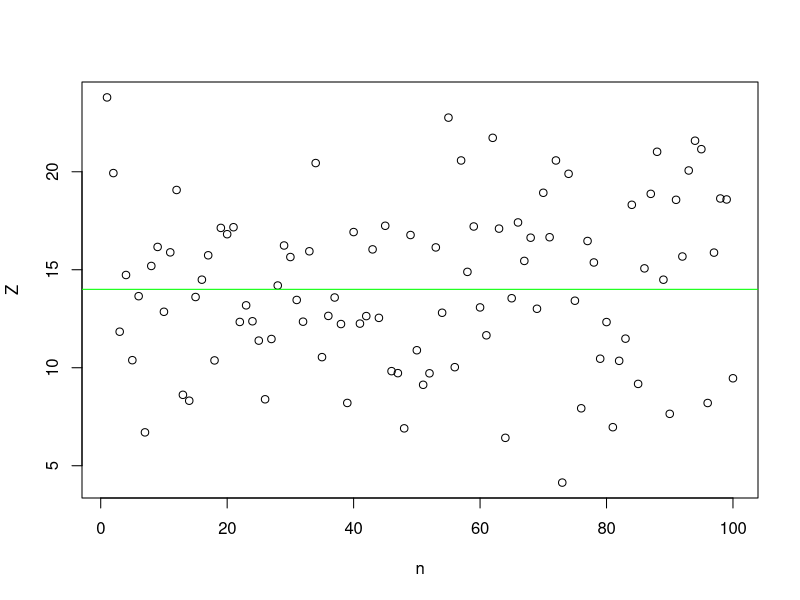
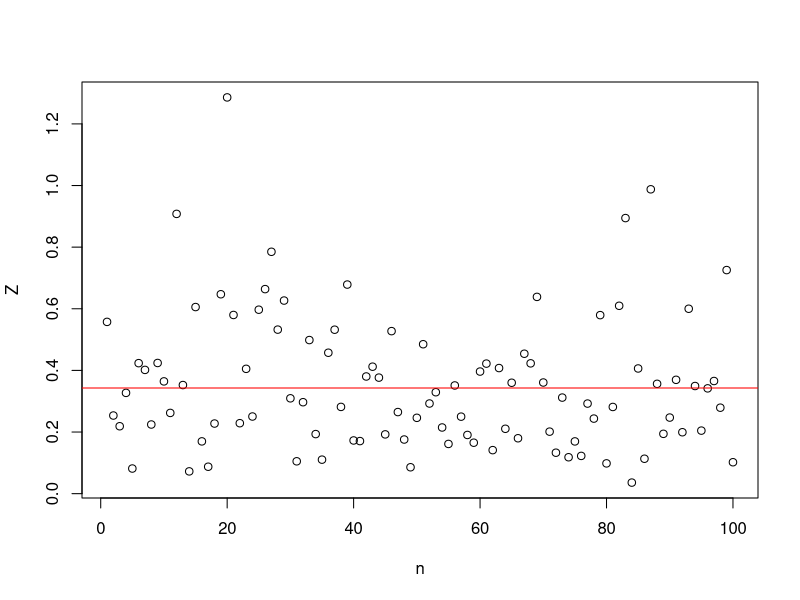
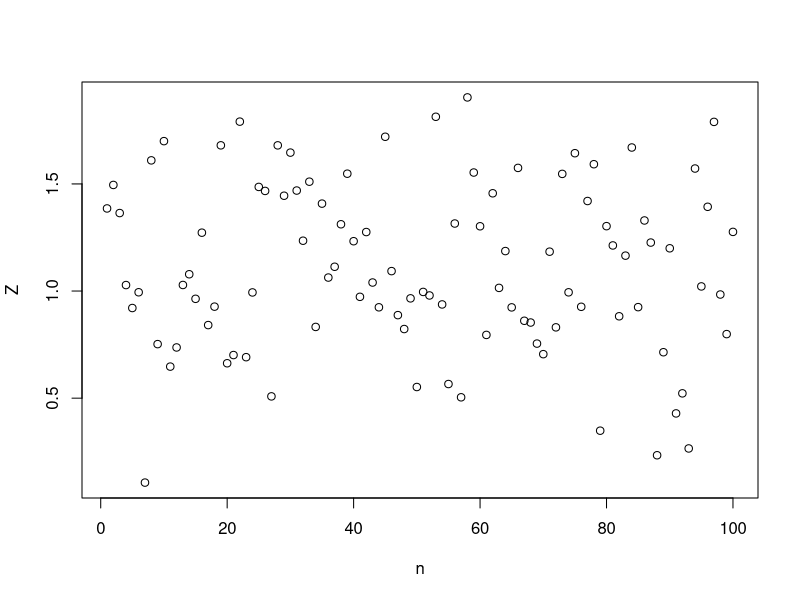

The R script that drew these images, in order: (Note: this script raises an error after producing the figures.)
# TP 3
#Salah Zakaria OUAICHOUCHE
#Groupe3
#1 Simuler une somme de variables aléatoires indépendantes

#Q1
Unif <-function(N,a,b){
  runif(N,a,b)
}

#Q2
Norm<-function(N,mu,sd){
  rnorm(N,mu,sd)
}
Norm(10,0,1)#pour la loi normale centre a 0 et reduite a 1

# Q3
SommeUnifNorm <- function(N,a,b,mu,sd) {
  X=Unif(N,a,b) 
  Y=Norm(N,mu,sd) 
  Z=X+Y
  return(Z)
}
N = 100
Z=SommeUnifNorm(N,5,7,8,4)
n = seq(1,N,by=1)
plot(n, Z)
abline(h=1/2*(5+7)+8,col="green")
# Q4
#Esperance
#E(Z)=E(X+Y)=E(X)+E(Y)
#1/2(b+a)+mu =14
# comment calculer la variance de V(X+Y)
#Variance 
mean(Z)#Esperance 
sd(Z)#Variance


#Autres cas
#1 lois exponentielles
Expo <-function(N,a){
  rexp(N,a)
}

SommeExpo <- function(N,mu,alpha) {
  X=Expo(N,mu) 
  Y=Expo(N,alpha) 
  Z=X+Y
  return(Z)
}
N = 100
Z=SommeExpo(N,5,7)
n = seq(1,N,by=1)
plot(n, Z)##à verifie
abline(h=1/5+1/7,col="red")
#Esperance
#E(Z)=E(X+Y)=E(X)+E(Y)
#1/mu+1/alpha =0.3
# comment calculer la variance de V(X+Y)
#Variance 
mean(Z)#Esperance 
sd(Z)#Variance

#2 loi uniforme sur [a, b]
Unif <-function(N,a,b){
  runif(N,a,b)
}

SommeUnif <- function(N,a,b) {
  X=Unif(N,a,b) 
  Y=Unif(N,a,b) 
  Z=X+Y
  return(Z)
}
N = 100
Z=SommeUnif(N,0,1)
n = seq(1,N,by=1)
plot(n, Z)##à verifie
abline(h=1/2*(a+b)+1/2*(a+b),col="green")
#Esperance
#E(Z)=E(X+Y)=E(X)+E(Y)
#1/mu+1/alpha =1
# comment calculer la variance de V(X+Y)
#Variance 
mean(Z)#Esperance 
sd(Z)#Variance

#3fonction SommeLUnif(N, L, a, b)
SommeLUnif <- function(N, L, a, b){
  Z=0
  for(i in 1:L){
    Z=Z+Unif(N,a,b)
  }
  return(Z)
}
N = 100
L= 50
Z=SommeLUnif(N,L,0,1)
n = seq(1,N,by=1)
plot(n, Z)
abline(h=1/2*(0+1)*(L),col="green")
mean(Z)#Esperance 
sd(Z)#Variance

#!!! comment écrire le main / voir dico
hist(Z, freq = FALSE,main="Somme de L variable aléatoires simulés N fois", xlab="Valeurs prises par les simulations", ylab="Fréquence absolue")
#!!! dessiner la moyenne
#2 Simuler une loi uniforme sur un rectangle et sur un disque
#Dans un rectangle
unif <- function(a,b,c,d){
  return(matrix(c(runif(1,a,b),runif(1,c,d)),1,2))
}
x=unif(1,2,3,4)
x
plot(x[,1],x[,2])
Nunif <- function(N,a,b,c,d){
  return(matrix(c(runif(N,a,b),runif(N,c,d)),N,2))
}
y=Nunif(100,1,2,3,4)
y
plot(y[,1],y[,2])



#Dans un disque
distance<-function(x,y){
  return(sqrt(x**2+y**2))
}
Ndisque<-function(N,r){
  cpt = 0
  matrice = matrix(0,N,2)
  while(cpt<N){
    point = unif(-r,r,-r,r)
    x = point[1,1]
    y= point[1,2]
    if(distance(x,y)<=r){
      matrice[cpt,1] = x
      matrice[cpt,2] = y
      cpt= cpt+1
    }
    
    
  }
  final = matrix(matrice,2,N,TRUE)
  return(matrice)
}
N = 10000
m = Ndisque(N,1)
plot(m[,1],m[,2],main="tirer N points aléatoirement dans un disque centré en (0, 0) de rayon 1", xlab="X Abscisse", ylab="Y ordonnée")
#comment faire un "append" sur une matrice???? pas possible
#2
d = distance(m[,1],m[,2])  
moy = mean(d)
hist(d, freq = FALSE)
curve(2*x, add= TRUE,col="green")
# la loi de  la variable d n'est pas umiforme 
# la loi optenue nous donnela fonction de densite est  2*x (la loi admet pour fonction de densité de proba la fonction defini par f(x)=2x, si x appartient à [0,r] 0 sinon
# la loi de la distance au centre n'est pas une loi usuelle
# la fonction de repartition P(x<=X)
# l'histogramme nous donne l'allure de la fonction de densité
# ici on une fonction linéaine entre [0,1] de la forme y = ax avec a = 2

#3 Méthode de Monte-Carlo
#Exercice1
distance2points = function(x1,x2,y1,y2){
  return(sqrt((x2-x1)^2+(y2-y1)^2))
}
N = 4
dis = c()
points = Nunif(N,0,1,0,1)
cpt = 0
for(i in 1:(N-1)){
  for(j in (i+1):N){
    cpt = cpt+1
    x1 = points[i,1]
    y1 = points[i,2]
    x2 = points[j,1]
    y2 = points[j,2]
    distance = sqrt((x2-x1)^2+(y2-y1)^2)
    dis = append(dis, distance)
  }
}
moy = sum(dis)/cpt 
#moy1 = mean(dis)


#Exercice2
Cnorm<-function(N){
#N=10
Nnorm=rnorm(N,0,1)
f = exp(Nnorm)-1
for (i in 1:N){
  f[i]=max(f[i],0)
}
C=mean(f)
return(C)
}
Cnorm(10000)

#4 Des serpents et des échelles
#question1
destination=c(1:100)
destination[4]=14
destination[8]=31
destination[20]=38
destination[28]=84
destination[40]=59
destination[51]=67
destination[63]=81
destination[71]=91
destination[17]=7
destination[54]=34
destination[62]=19
destination[64]=60
destination[93]=73
destination[95]=75
destination[99]=78

#question2
#parce qu'on doit pas dépasser le 100 pour cloire la partie

#question3
jeu <- function (depart){
  cpt=0
  if (1<=depart && depart<=100){
    while(depart<100){
      de = sample(1:6)[1]
      #print(de)
      depart = depart + de
      depart = min(depart,100)
      depart = destination[depart]
      cpt = cpt +1
    }
    return(cpt)
 }
}
jeu(1)

#question4
TempsMoyen <- function(N,start){
  tm = c()
  for (i in 1:N) {
    tm = append(tm, jeu(start))
  }
  return(sum(tm)/N)
}
#question5
TempsMoyen(10000,1)

#question6
v = c()
for (i in 1:6){
  v = append(v,TempsMoyen(10000,1+i))
}
v
min(v)
match(min(v),v)

#exemple d'execution 
#[1] 31.3014 31.2653 31.4109 31.4419 31.2766 30.7124
#> min(v)
#[1] 30.7124
#> match(min(v),v)
#[1] 6
#donc on peut dire que  si Le joueur commence à la case 1,
#le meilleur coup de dé qu’il puisse faire c'est le 6.
#Oui c'etait previsible par ce que c'etait la valeur max qu'on peut avoir

#question7

v = c()
for (i in 1:6){
  depart = 18+i
  print(depart)
  v = append(v,TempsMoyen(10000,depart))
}
v
match(min(v),v)
#exemple d'execution
#[1] 19
#[1] 20
#[1] 21
#[1] 22
#[1] 23
#[1] 24
#> v
#[1] 27.2539 27.1220 26.9337 25.2721 25.9722 26.0319
#> match(min(v),v)
#[1] 4
#donc on peut dire que  si Le joueur est à la case 18,
#le meilleur coup de dé qu’il puisse faire c'est le 4.

#question8
#à revoir avec la prof

#question 9
start=1
tm = c()
for (i in 1:N) {
  tm = append(tm, jeu(start))
}
#
min(tm)
x = sum(tm==7)/10000
x
v=c(1,1,1,2,3,3,2)
y = sum(v==1)
y

#Une erreur de ma part, la question 8 demande ce qu'il fallait faire pour être plus rigoureux aux questions 6 et 7 (et non 5 et 6). Ici, on a des temps moyen... mais nous n'avons aucune info sur l'écart-type.... on n'est pas à l'abri d'une erreur à cause des fluctuations des moyennes autours des espérances
#Mais cette question n'est pas si évidente.... une reformulation aurait sans doute été judicieuse :slight_smile:
#Pour la question 9... il fallait se mettre devant le plateau et dénombrer ! Le seul moyen de gagner en 7 coups est de passer par la grande échelle. Pour l'atteindre suffisamment rapidement, il fallait prendre l'échelle 4->14 et éviter tous les serpents et les autres échelles.
#Premier coup : 3 (obligé sinon on perd un coup et on ne gagne pas en 7 coups) pour prendre l'échelle 4->14 suffisamment rapidement

#Les 3 coups d'après possible (pour passer de l'échelle 4->14 à la grande échelle suffisamment rapidement et sans prendre d'autre échelle ou serpent) :

5 -> 6 -> 3
5 -> 5 -> 4
5 -> 4 -> 5
5 -> 3 -> 6
4 -> 6 -> 4
4 -> 5 -> 5
4 -> 4 -> 6
2 -> 6 -> 6
#(8 possibilités du coup)

#Et pour les 3 coups finaux on a comme possibilités :

6 -> 6 -> 6
6 -> 6 -> 5
6 -> 6 -> 4
6 -> 4 -> 6
5 -> 5 -> 6
4 -> 6 -> 6
#(6 possibilités)

#Donc 6*8 possibilités sur 6^7
#D'où une proba de  48/6^7
